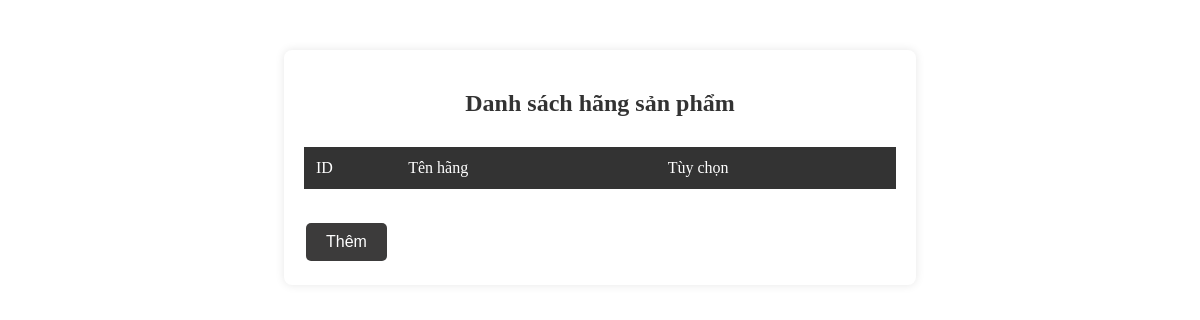
Before: /app/views/admin/hang/view_list_hang.php with the older database file.
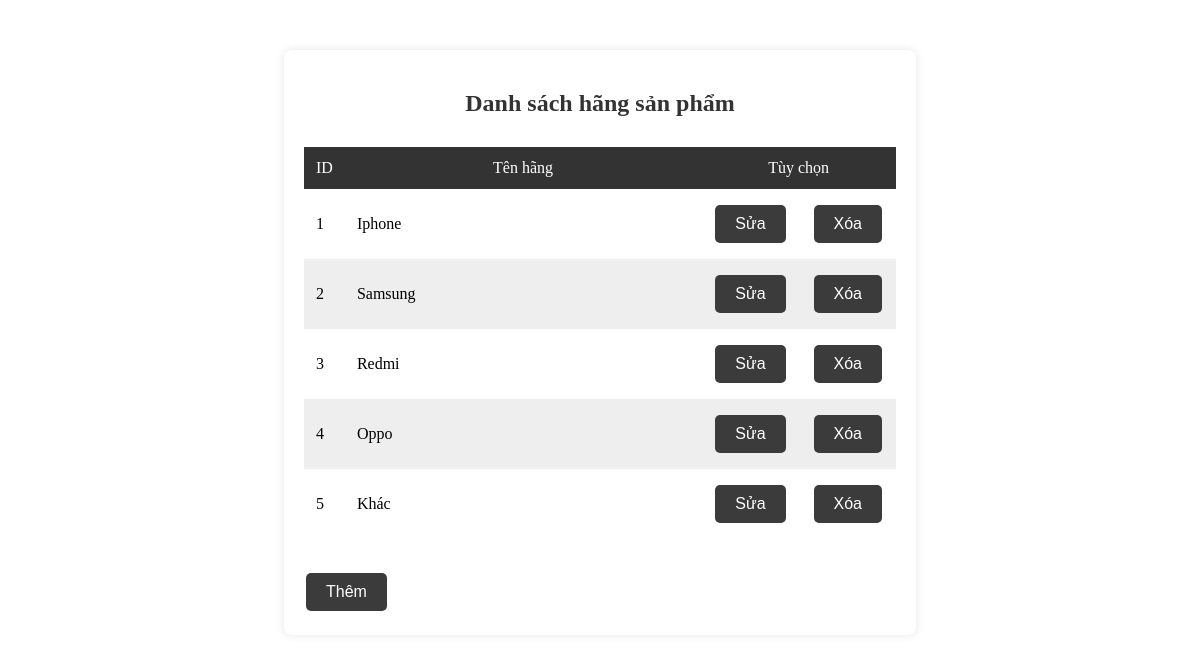
After: the same page with the newer database file.
### tables this page shows
CREATE TABLE `tbl_hangsanxuat` (
  `id_hsx` int(10) NOT NULL,
  `tenhsx` varchar(100) NOT NULL
);

### app/controllers/Admin/hangsanxuatController/hienthi_hangsanxuat_controller.php (called while the page is built)
<?php
  include_once($_SERVER['DOCUMENT_ROOT'] . '/BTL_web/app/models/hangsanxuat.php');
  $hangsanxuat = new data_hangsanxuat();
  $result = $hangsanxuat->hienthi_hangsanxuat();
?>

### app/models/hangsanxuat.php (called while the page is built, shortened)
<?php
  include_once($_SERVER['DOCUMENT_ROOT'] . '/BTL_web/config/dbconnect.php');
  class data_hangsanxuat
  {
    public function hienthi_hangsanxuat(){
      global $conn;
      $sql = "SELECT * FROM tbl_hangsanxuat";
      $result = mysqli_query($conn, $sql);
      return $result;
    }
  }
?>

### app/views/admin/hang/view_list_hang.php (the view)
<link rel="stylesheet" href="./hang/view_list_hang.css">
<?php
  include_once($_SERVER['DOCUMENT_ROOT'] . '/BTL_web/app/controllers/Admin/hangsanxuatController/hienthi_hangsanxuat_controller.php');
  global $result;
?>
<div class="container">
  <h2>Danh sách hãng sản phẩm</h2>
  <div class="table-container">
    <table>
      <thead>
        <td>ID</td>
        <td>Tên hãng</td>
        <td colspan="2" style="text-align: center; width: 200px;">Tùy chọn</td>
      </thead>
            <tbody>
        <?php
          while($row = mysqli_fetch_assoc($result)){
            echo "<tr>";
            echo "  <td>{$row['id_hsx']}</td>";
            echo "  <td>{$row['tenhsx']}</td>";
            echo "  <td><a href='./?id_hsx={$row['id_hsx']}&page=sua_hang'><button type='button'>Sửa</button></a></td>";
            echo "  <td><a href='/BTL_web/app/controllers/Admin/hangsanxuatController/xoa_hangsanxuat_controller.php?id_hsx={$row['id_hsx']}'><button>Xóa</button></a></td>";
            echo "</tr>";
          }
        ?>
      </tbody>
    </table>
  </div>
  <a href="./?page=them_hang"><button>Thêm</button></button></a>
</div>

Changed rows visible on the page:
added tbl_hangsanxuat: id_hsx "1", tenhsx "Iphone"
added tbl_hangsanxuat: id_hsx "2", tenhsx "Samsung"
added tbl_hangsanxuat: id_hsx "3", tenhsx "Redmi"
added tbl_hangsanxuat: id_hsx "4", tenhsx "Oppo"
added tbl_hangsanxuat: id_hsx "5", tenhsx "Khác"
